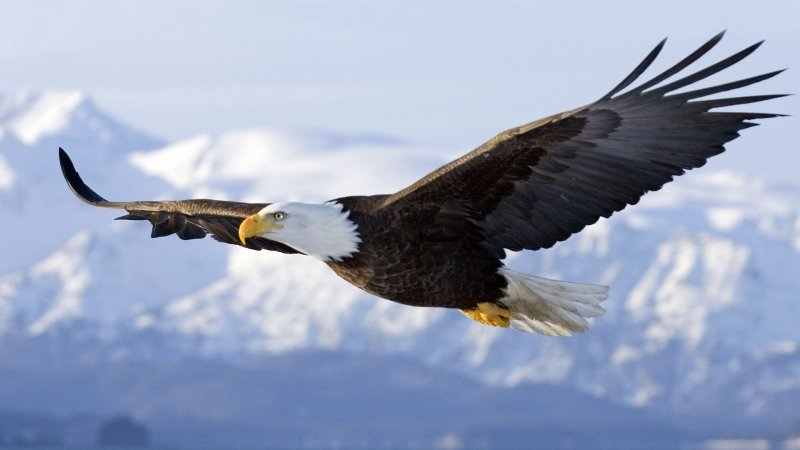
#> input picture test_images/kartal.jpg, 800 x 450 px
$ python main.py
#> lines starting #> are read from the running program, lines starting #| are printed output that depends on the picture
### classes/Image.py
import cv2 as cv


class Image:
    def __init__(self, path):
#> called with path = 'test_images/kartal.jpg'
        self.path = path
        self.img = cv.imread(path, cv.IMREAD_UNCHANGED)
#> self.img is the input picture: shape (450, 800, 3); mean B, G, R 186.2, 162.3, 151.8

    @property
    def __image_format(self):
        return self.path.split('.')[-1]

    def change_image_size(self, width, height):
#> called with width = 300, height = 200
        resized_image = cv.resize(self.img, (width, height), interpolation=cv.INTER_AREA)
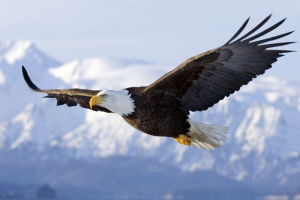
#> resized_image: shape (200, 300, 3); mean B, G, R 186.2, 162.3, 151.8
        new_image_path = self.path.replace(f".{self.__image_format}",
                                           f"_{width}_{height}.{self.__image_format}")
        cv.imwrite(new_image_path, resized_image)
        print(f"The image has been saved in the {new_image_path} directory.")

    # [5 lines left out: function color_filter, not called in this run]

### main.py
from classes import Image

if __name__ == "__main__":
    image = Image('test_images/kartal.jpg')

    image.change_image_size(300, 200)
